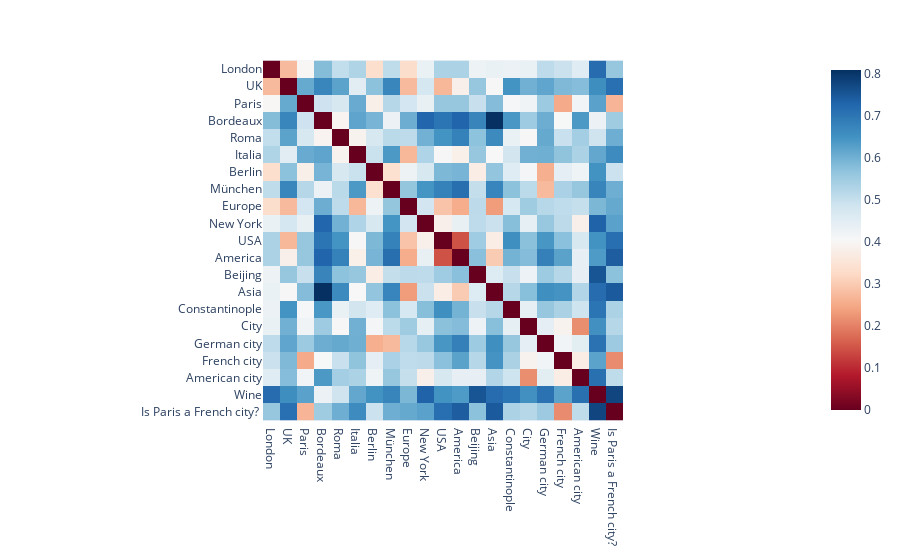

Notebook source saved alongside this figure:
### Code cell
import plotly.express as px

fig = px.imshow(dist_mat, x=df.name, y=df.name, color_continuous_scale='RdBu')

fig.show()
fig.write_html("loc_cos_dist_wq.html")

### Figure 1 — Plotly figure (JSON) as saved in the notebook; plotly's stock layout.template omitted (floating-point values rounded to 4 significant figures; data arrays with more than 128 entries replaced by an {"elided": "..."} marker saying what was removed)
{"data": [{"coloraxis": "coloraxis", "hovertemplate": "x: %{x}<br>y: %{y}<br>color: %{z}<extra></extra>", "type": "heatmap", "x": ["London", "UK", "Paris", "Bordeaux", "Roma", "Italia", "Berlin", "München", "Europe", "New York", "USA", "America", "Beijing", "Asia", "Constantinople", "City", "German city", "French city", "American city", "Wine", "Is Paris a French city? "], "y": ["London", "UK", "Paris", "Bordeaux", "Roma", "Italia", "Berlin", "München", "Europe", "New York", "USA", "America", "Beijing", "Asia", "Constantinople", "City", "German city", "French city", "American city", "Wine", "Is Paris a French city? "], "z": {"elided": "21x21 float values"}}], "layout": {"coloraxis": {"colorscale": [[0, "rgb(103,0,31)"], [0.1, "rgb(178,24,43)"], [0.2, "rgb(214,96,77)"], [0.3, "rgb(244,165,130)"], [0.4, "rgb(253,219,199)"], [0.5, "rgb(247,247,247)"], [0.6, "rgb(209,229,240)"], [0.7, "rgb(146,197,222)"], [0.8, "rgb(67,147,195)"], [0.9, "rgb(33,102,172)"], [1, "rgb(5,48,97)"]]}, "margin": {"t": 60}, "xaxis": {"constrain": "domain", "scaleanchor": "y"}, "yaxis": {"autorange": "reversed", "constrain": "domain"}}}
